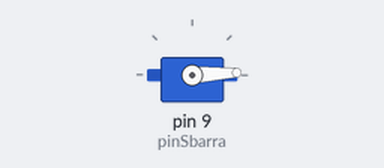
Bench run of a sketch on a simulated Arduino Uno, built with avr-gcc and run on an emulated ATmega328P. Shown: servo.

Above: at 0.05 s.
At 0.65 s:
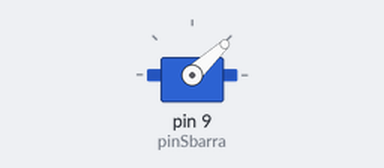
At 1.25 s:
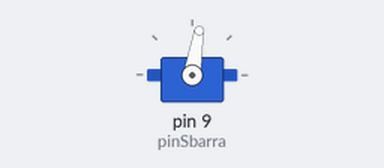
At 2.5 s:
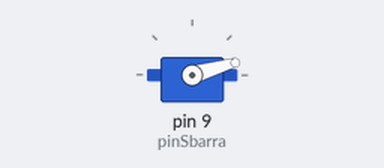
Timing chart, 0 to 6.3 s (numbered marks = the images above):
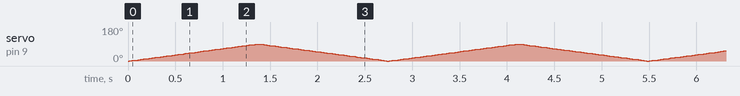

The sketch:

servo.ino
```cpp
/*********************************************************
 * servo.ino                                             *
 * Codice di test per un servomotore                     *
 *                                                       *
 *********************************************************/

#include <Servo.h>

// Definisco come richiamo il mio servomotore
Servo sbarra;

// Variabile di appoggio per l'angolo della sbarra
int ang = 0;
// Pin di connessione alla sbarra
int pinSbarra = 9;
// Ritardo tra un'azione e la successiva
int rit = 15;

void setup() {
  // Definisco quale pin controlla la sbarra
  sbarra.attach(pinSbarra);
}

void loop() {
  // Alza la sbarra da 0 a 90° a intervalli di 1°
  for (ang = 0; ang <= 90; ang++) {
    // Assegna l'angolo alla sbarra
    sbarra.write(ang);
    // Attende quanto specificato
    delay(rit);
  }

  // Abbassa la sbarra da 90 a 0° a intervalli di 1°
  for (ang = 90; ang >= 0; ang--) {
    // Assegna l'angolo alla sbarra
    sbarra.write(ang);
    // Attende quanto specificato
    delay(rit);
  }
}
```
